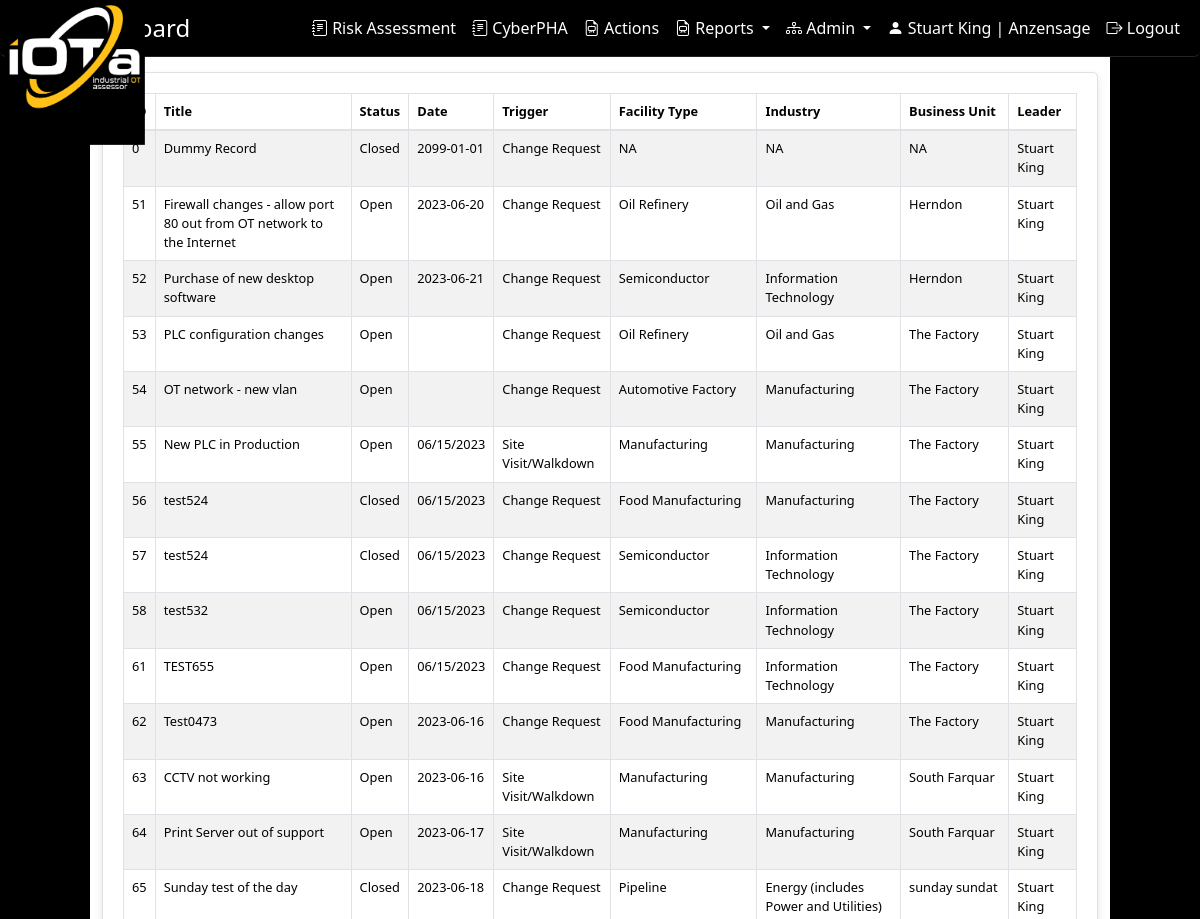
The page /OTRisk/reports (signed in, upper part) on the database as committed earlier.
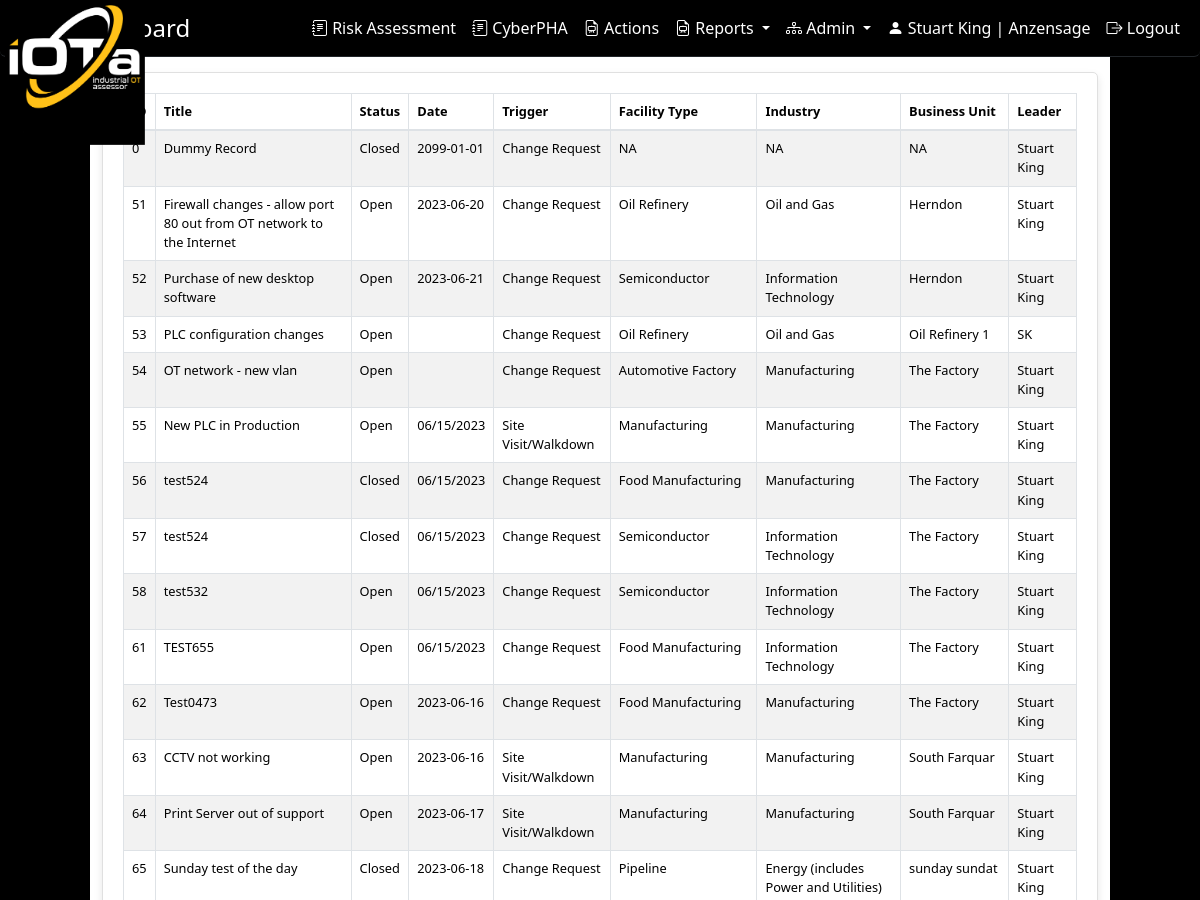
The same page on the database as committed later.
### OTRisk/models/raw.py (models this page shows)
class RAWorksheet(models.Model):
    ID = models.AutoField(primary_key=True)
    RATitle = models.CharField(max_length=255)
    RADescription = models.CharField(max_length=255)
    RADate = models.CharField(max_length=255)
    RASynopsis = models.CharField(max_length=255)
    UserID = models.IntegerField()
    STATUS_CHOICES = [
        ("Open","Open"),
        ("Closed", "Closed"),
    ]
    StatusFlag = models.CharField(max_length=5, choices=STATUS_CHOICES, default='Open')
    RATrigger = models.CharField(max_length=25)
    AssessorName = models.CharField(max_length=50)
    BusinessUnit = models.CharField(max_length=50)
    BusinessUnitType = models.CharField(max_length=50)
    EmployeeCount = models.IntegerField(null=True, default=0)
    RegulatoryOversight = models.CharField(max_length=5)
    WalkdownID = models.IntegerField()
    industry = models.CharField(max_length=30)
    cyberPHAID = models.IntegerField(default=0)
    organization = models.ForeignKey(Organization, on_delete=models.CASCADE)
    revenue = models.IntegerField()
    insurance = models.IntegerField()
    deductable = models.IntegerField()
    class Meta:
        db_table = 'tblRAWorksheet'

### OTRisk/raw_views.py (the view)
# urls.py: path('reports', views.reports, name='reports'),
@login_required()
def reports(request):
    org_id = get_user_organization_id(request)
    qraw_reports = RAWorksheet.objects.filter(organization_id=org_id)
    organization_id_from_session = request.session.get('user_organization')
    users_in_organization = User.objects.filter(userprofile__organization__id=organization_id_from_session)
    pha_reports = tblCyberPHAHeader.objects.filter(UserID__in=users_in_organization)
    return render(request, 'report.html',
                  {'qraw_reports': qraw_reports,
                   'pha_reports': pha_reports})

### OTRisk/dashboard_views.py (called while the page is built)
def get_user_organization_id(request):
    user_profile = UserProfile.objects.get(user=request.user)
    request.session['user_organization'] = user_profile.organization.id
    return user_profile.organization.id

### OTRisk/templates/OTRisk/report.html (shortened to what the changed rows need)
{% load static %}
<!DOCTYPE html>
<html>
<head>
    <link rel="stylesheet" href="https://stackpath.bootstrapcdn.com/bootstrap/4.1.1/css/bootstrap.min.css">
    <link rel="stylesheet" href="https://cdnjs.cloudflare.com/ajax/libs/bootstrap-select/1.13.1/css/bootstrap-select.min.css">
    <link href="https://cdn.jsdelivr.net/npm/bootstrap-icons@1.7.1/font/bootstrap-icons.css" rel="stylesheet">
    <link rel="stylesheet" href="https://cdn.datatables.net/1.10.2/css/jquery.dataTables.min.css">
    <link href="https://cdn.jsdelivr.net/npm/select2@4.1.0-beta.1/dist/css/select2.min.css" rel="stylesheet" />
    {% load django_bootstrap5 %}
     {% bootstrap_css %}
</head>
<body>
<div class="row">
    <div class="col-md-10 custom-bg">
        <br><br><br>
        <div id="rawtableWrapper" class="table-wrapper">
        <table id="rawtable" class="table table-striped table-bordered small-font">
        <thead>
            <tr>
                <th>ID</th>
                <th>Title</th>
                <th>Status</th>
                <th>Date</th>
                <th>Trigger</th>
                <th>Facility Type</th>
                <th>Industry</th>
                <th>Business Unit</th>
                <th>Leader</th>
            </tr>
        </thead>
        <tbody>
            {% for qraw_reports in qraw_reports %}
                <tr
                    data-ID="{{ qraw_reports.ID }}"
                    data-revenue="{{ qraw_reports.revenue }}"
                    data-insurance="{{ qraw_reports.insurance }}"
                    data-deductable="{{ qraw_reports.deductable }}" class="selectable-row">
                    <td>{{ qraw_reports.ID }}</td>
                    <td>{{ qraw_reports.RATitle }}</td>
                    <td>{{ qraw_reports.StatusFlag }}</td>
                    <td>{{ qraw_reports.RADate }}</td>
                    <td>{{ qraw_reports.RATrigger }}</td>
                    <td>{{ qraw_reports.BusinessUnitType }}</td>
                    <td>{{ qraw_reports.industry }}</td>
                    <td>{{ qraw_reports.BusinessUnit }}</td>
                    <td>{{ qraw_reports.AssessorName }}</td>
                </tr>
            {% endfor %}
        </tbody>
        </table>
        </div>
    </div>
</div>
</body>
</html>

Rows that differ between the two databases and show on the page:
changed RAWorksheet "PLC configuration changes": BusinessUnit "The Factory" → "Oil Refinery 1"; AssessorName "Stuart King" → "SK"
